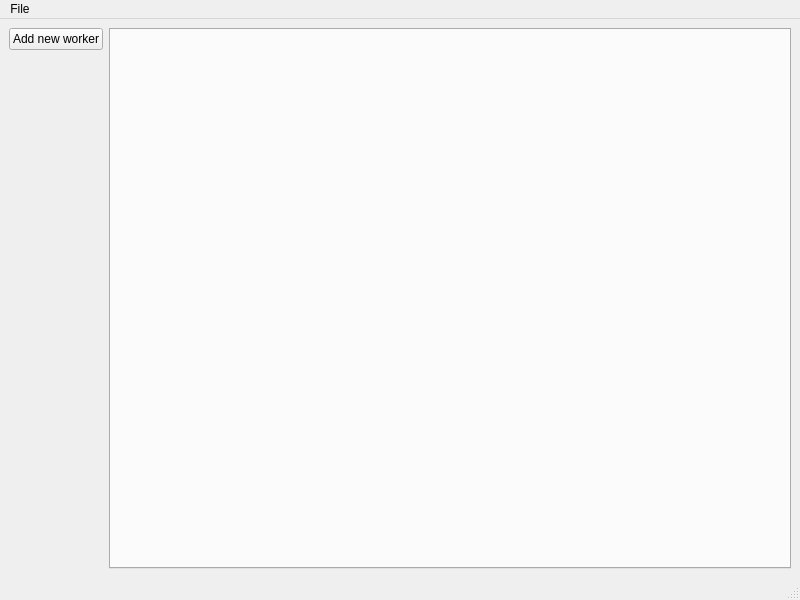
<?xml version="1.0" encoding="UTF-8"?>
<ui version="4.0">
 <class>MainWindow</class>
 <widget class="QMainWindow" name="MainWindow">
  <property name="geometry">
   <rect>
    <x>0</x>
    <y>0</y>
    <width>800</width>
    <height>600</height>
   </rect>
  </property>
  <property name="windowTitle">
   <string>MainWindow</string>
  </property>
  <widget class="QWidget" name="centralwidget">
   <layout class="QGridLayout" name="gridLayout">
    <item row="0" column="0">
     <widget class="QPushButton" name="PBAddWorker">
      <property name="text">
       <string>Add new worker</string>
      </property>
     </widget>
    </item>
    <item row="1" column="0">
     <spacer name="verticalSpacer">
      <property name="orientation">
       <enum>Qt::Vertical</enum>
      </property>
      <property name="sizeHint" stdset="0">
       <size>
        <width>20</width>
        <height>491</height>
       </size>
      </property>
     </spacer>
    </item>
    <item row="0" column="1" rowspan="2">
     <widget class="QTabWidget" name="tWWorkers">
      <property name="currentIndex">
       <number>-1</number>
      </property>
     </widget>
    </item>
   </layout>
  </widget>
  <widget class="QMenuBar" name="menubar">
   <property name="geometry">
    <rect>
     <x>0</x>
     <y>0</y>
     <width>800</width>
     <height>27</height>
    </rect>
   </property>
   <widget class="QMenu" name="menuQuit">
    <property name="title">
     <string>File</string>
    </property>
    <addaction name="actionQuit"/>
   </widget>
   <addaction name="menuQuit"/>
  </widget>
  <widget class="QStatusBar" name="statusbar"/>
  <action name="actionQuit">
   <property name="text">
    <string>Quit</string>
   </property>
  </action>
 </widget>
 <resources/>
 <connections>
  <connection>
   <sender>actionQuit</sender>
   <signal>triggered()</signal>
   <receiver>MainWindow</receiver>
   <slot>close()</slot>
   <hints>
    <hint type="sourcelabel">
     <x>-1</x>
     <y>-1</y>
    </hint>
    <hint type="destinationlabel">
     <x>399</x>
     <y>299</y>
    </hint>
   </hints>
  </connection>
 </connections>
</ui>
